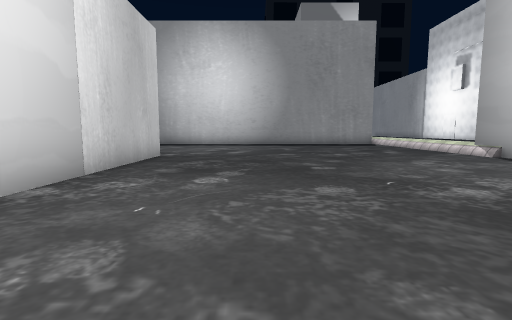
[1] (above)

24 first-person views from a walk through a 3-D level made in the Unity game engine. The camera is 1.4 m above the floor, tilts 6° down and sees 85° across. The floor is counted in squares, 2 m on a side. Each view is taken from the middle of a square. On the plan, view 1 faces up. The plan holds only what a view shows up to about 9 squares ahead; the rest is blank. The place goes on beyond the plan. The player character is not drawn. Some animated figures are not drawn. Some surface patterns are stand-ins.

[2]
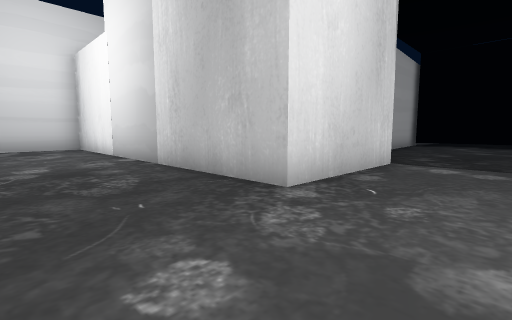

[3]
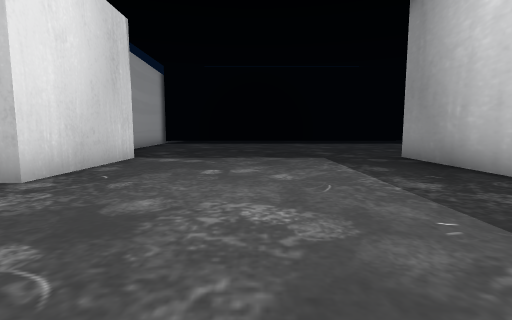

[4]
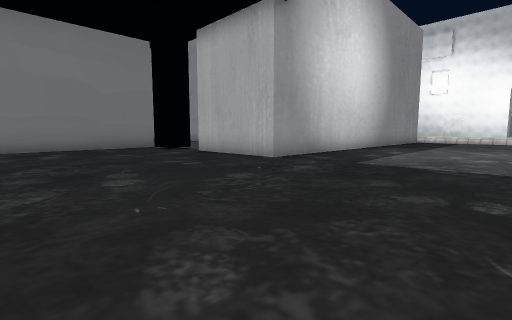

[5]
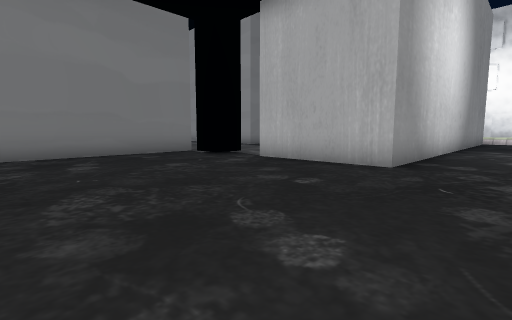

[6]
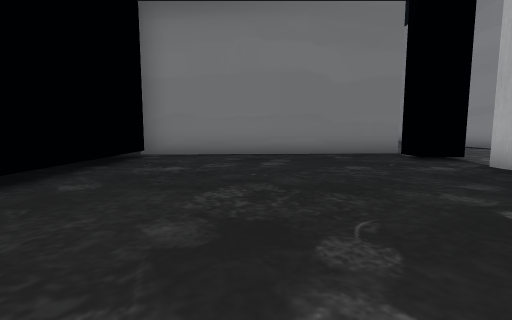

[7]
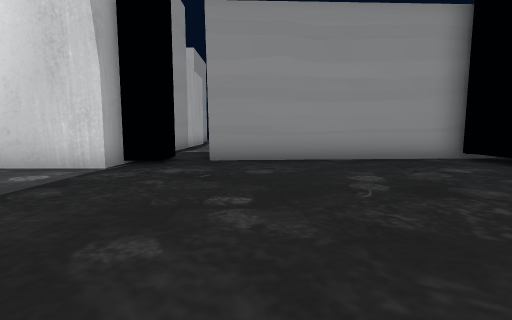

[8]
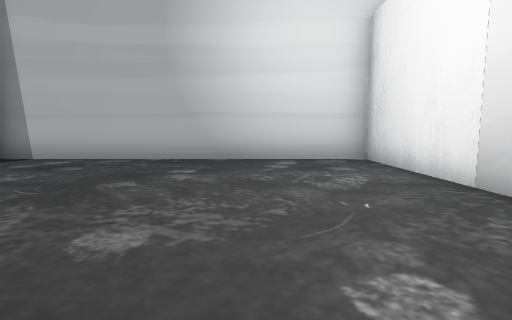

[9]
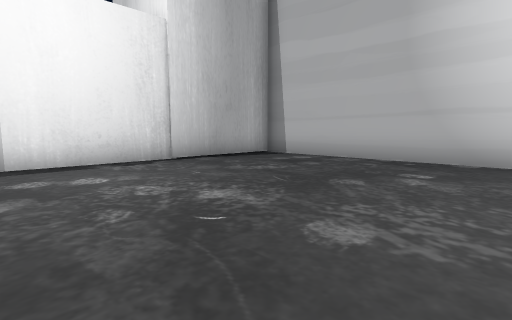

[10]
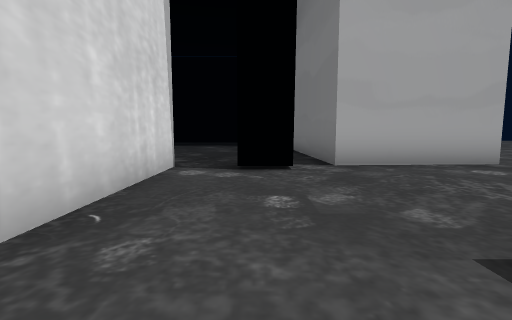

[11]
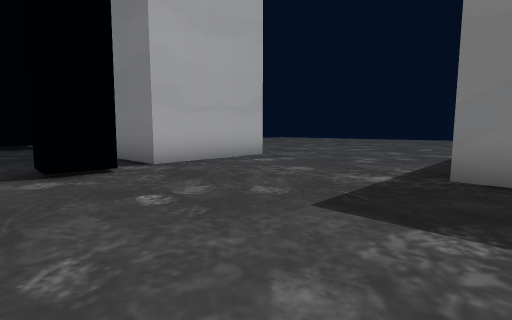

[12]
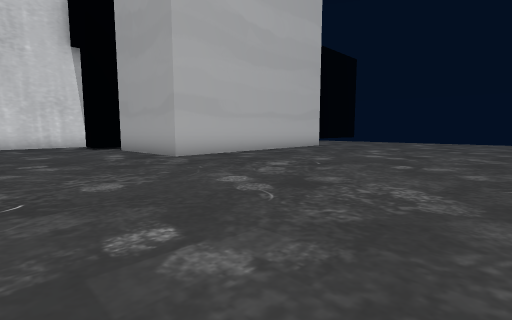

[13]
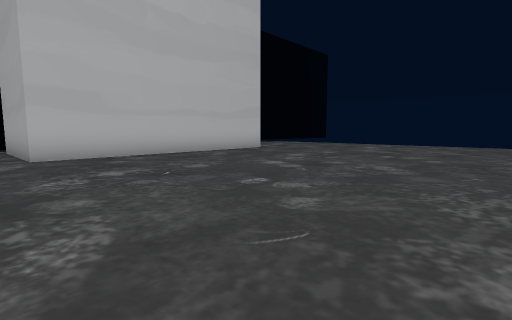

[14]
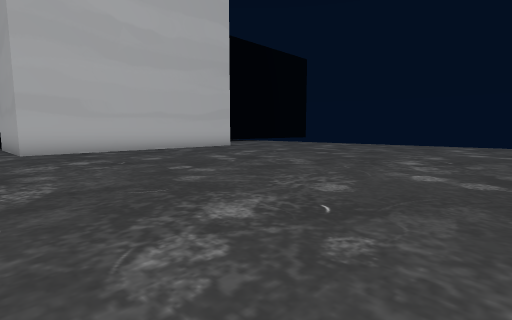

[15]
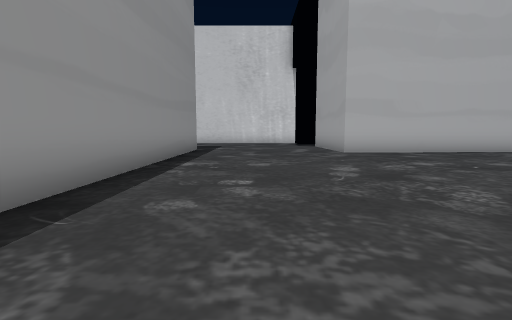

[16]
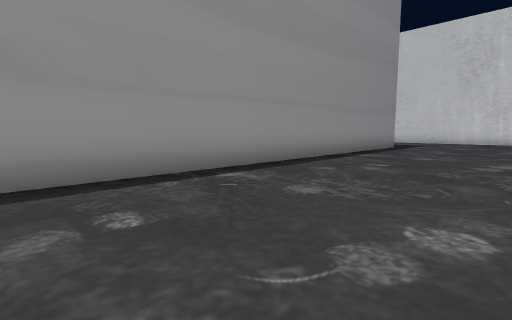

[17]
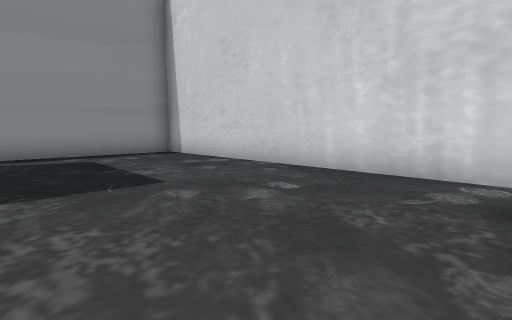

[18]
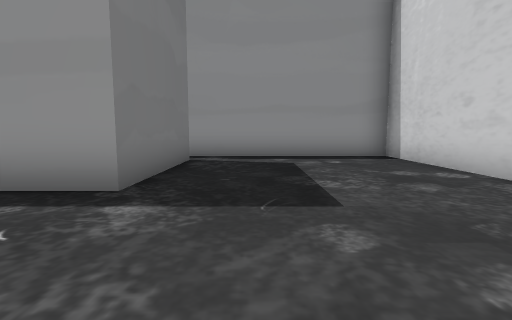

[19]
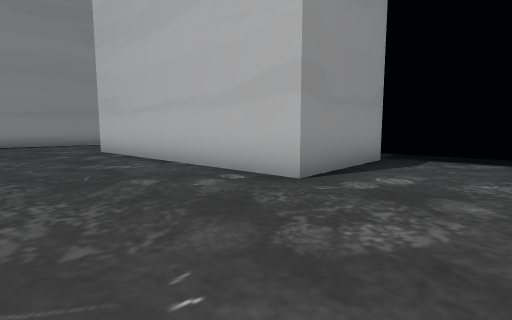

[20]
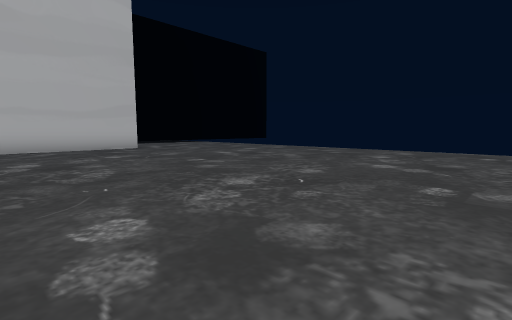

[21]
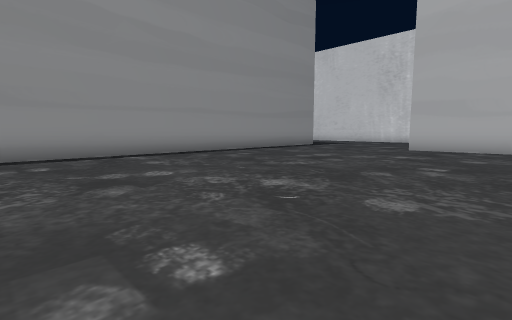

[22]
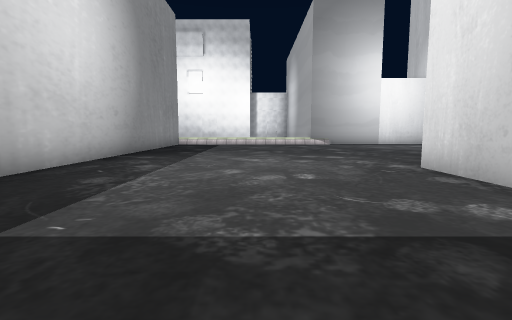

[23]
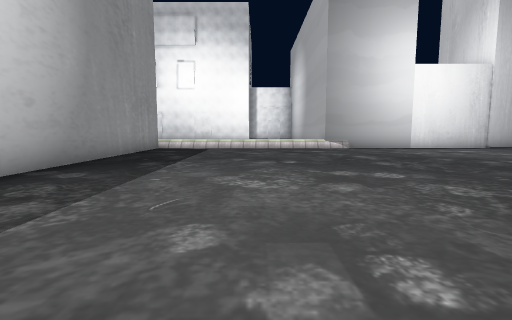

[24]
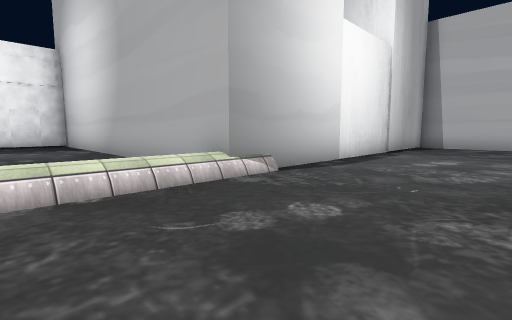

### Floor plan
Points are (right, up) in squares from view 1. A wall is a line through its corners. A room is listed if a view was taken in it or the views show most of it. See-through windows are left out.
Room 1 (views 1, 2, 3, 4, 5, 6, 7, 8, 9, 22, 23, 24)
walls: (4.1, 14.9) (-6.4, 14.9) (-6.4, 18.4) (-5.4, 18.4); (-6.2, 7) (-6.2, 7.9) (-2.7, 7.9) (-2.7, -1.9) (6.4, -1.9); (-6.6, 21.6) (-13.4, 21.2); (6.4, -1.5) (6.4, 8.2) (13, 8.2); (-14.6, 6) (-7.8, 6.4)
ways out: opening at (-14, 21) to room 2; opening at (-5.3, 20) to room 2; opening at (2, 24.5) to room 2
Room 2 (views 10, 11, 12, 13, 14, 15, 16, 17, 18, 19, 20, 21)
walls: (-13.4, 21.2) (-14.4, 21.2) (-14.6, 24.7) (-6.8, 25.1) (-6.6, 21.6); (-5.4, 18.4) (2.7, 18.4) (2.7, 23.9); (1.8, 23.6) (-1.8, 23.6) (-1.8, 35.9)
ways out: opening at (-14, 21) to room 1; opening at (-5.3, 20) to room 1; opening at (2, 24.5) to room 1

Where each view was taken, in squares from view 1:
view 1: 0 up, 0 right, facing up
view 2: 10 up, 0 right, facing down-left
view 3: 11 up, 1 right, facing left
view 4: 10 up, 12 left, facing up-right
view 5: 13 up, 12 left, facing up-right
view 6: 13 up, 11 left, facing up
view 7: 13 up, 9 left, facing down
view 8: 5 up, 0 right, facing down
view 9: 5 up, 0 right, facing down-right
view 10: 20 up, 1 left, facing left
view 11: 19 up, 1 left, facing up-left
view 12: 32 up, 3 left, facing down-left
view 13: 33 up, 6 left, facing down-left
view 14: 35 up, 6 left, facing down-left
view 15: 34 up, 4 left, facing down
view 16: 36 up, 6 left, facing down-right
view 17: 23 up, 6 left, facing down-right
view 18: 22 up, 5 left, facing right
view 19: 28 up, 17 left, facing down-right
view 20: 36 up, 10 left, facing down-left
view 21: 36 up, 10 left, facing down-right
view 22: 11 up, 8 left, facing right
view 23: 11 up, 5 left, facing right
view 24: 11 up, 3 right, facing down-right
